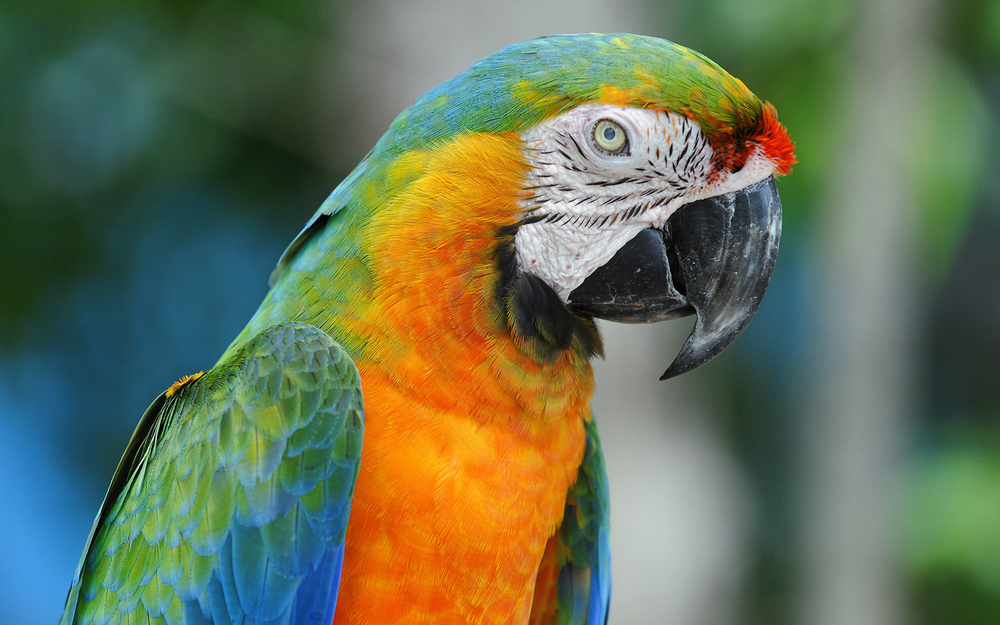
#> input picture RU/ЛР5/parrot.png, 1000 x 625 px, shrunk from 1680 x 1050 before the run
$ jupyter execute --allow-errors Lab5.ipynb   (shell and % lines are left out)   (older library calls are emulated)
#> lines starting #> are read from the running program, lines starting #| are printed output that depends on the picture
# Лабораторная работа №5. Фильтрация изображения. Box-фильтр

[cell 1]
from skimage.io import imread, imshow, imsave
from skimage import img_as_float, img_as_ubyte
import numpy as np

import matplotlib.pyplot as plt

Прочитайте изображение из файла parrot.png (в градациях серого) и реализуйте Box-фильтрацию c помощью интегрального изображения. Дополнять изображение не нужно (в результате оно уменьшится). Для этого:

1. Получите интегральное изображение (skimage.transform.integral_image).
2. На основе интегрального изображения сделайте Box-фильтрацию.

Возьмите ядро фильтра размером $ 20 \times 20$. Результат выведите на экран.

[cell 2]
# Код тут

Задание №2. Прочитайте изображение из файла img_2.png. Примените к нему выравнивание гистограммы, чтобы функция распределения имела вид близкий к линейному:

[cell 3]
img = imread('parrot.png', as_grey = True)
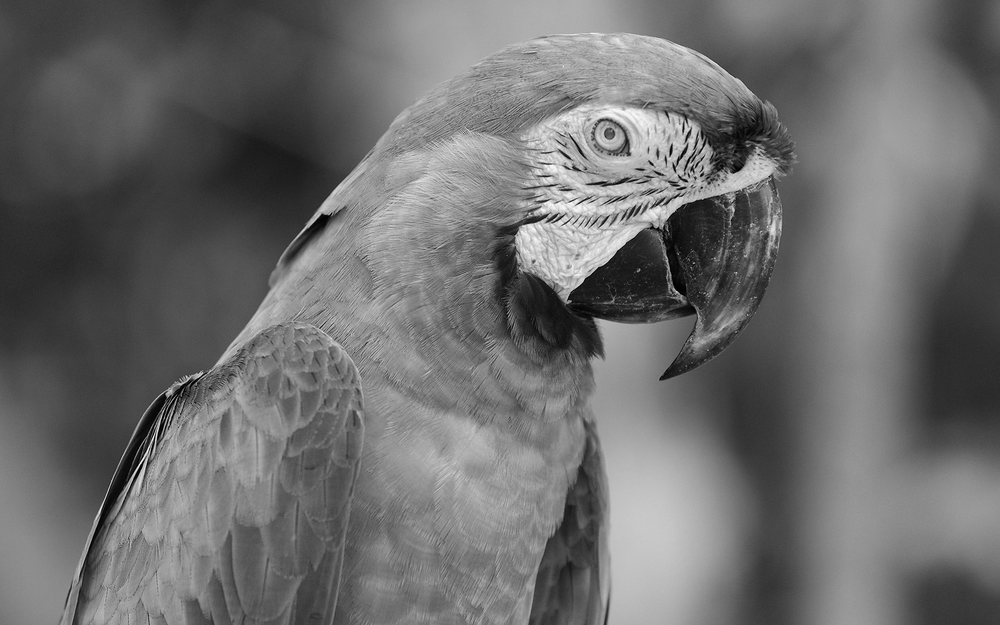
#> img: shape (625, 1000) float64; min 0, max 0.994, mean 0.429
